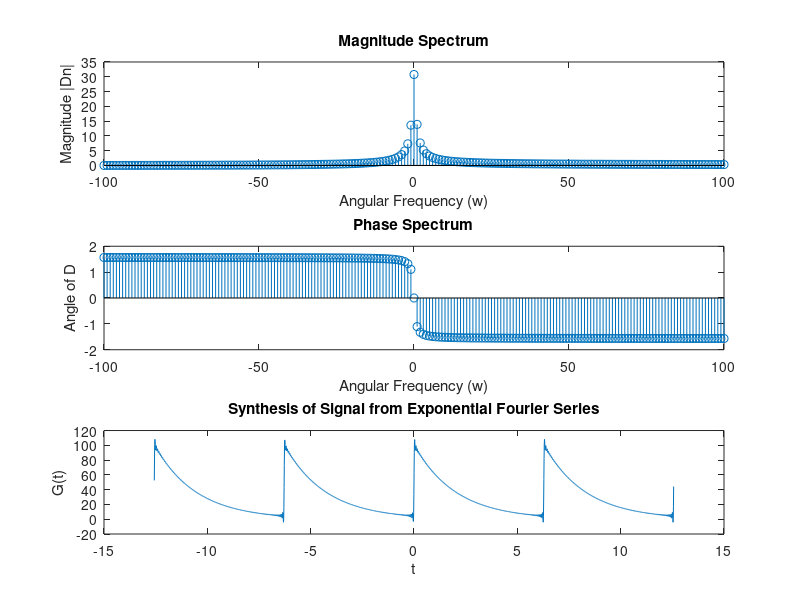

The MATLAB source for this figure:
clc;
clear all;
close all;

T0 = 2 * pi;
N = 100;
% N = 11;
w0 = 2*pi / T0;
t = -4 * pi : 0.01 : 4 * pi;
w = (-N: N) * (2 * pi / T0);

for i = 1:length(w)
	D(i) = i / T0 * integral(@(t)exp(-t/2).*exp(-1j*w(i)*t), 0, T0);
end

figure;
subplot(3, 1, 1);
stem(w, abs(D));
xlabel('Angular Frequency (w)');
ylabel('Magnitude |Dn|');
title('Magnitude Spectrum');

subplot(3, 1, 2);
stem(w, angle(D));
xlabel('Angular Frequency (w)');
ylabel('Angle of D');
title('Phase Spectrum');

sum = 0;
for i = 1:length(w)
	sum = sum + D(i)*exp(j*w(i)*t);
end

subplot(3, 1, 3);
plot(t, sum);
xlabel('t');
ylabel('G(t)');
title('Synthesis of Signal from Exponential Fourier Series');

